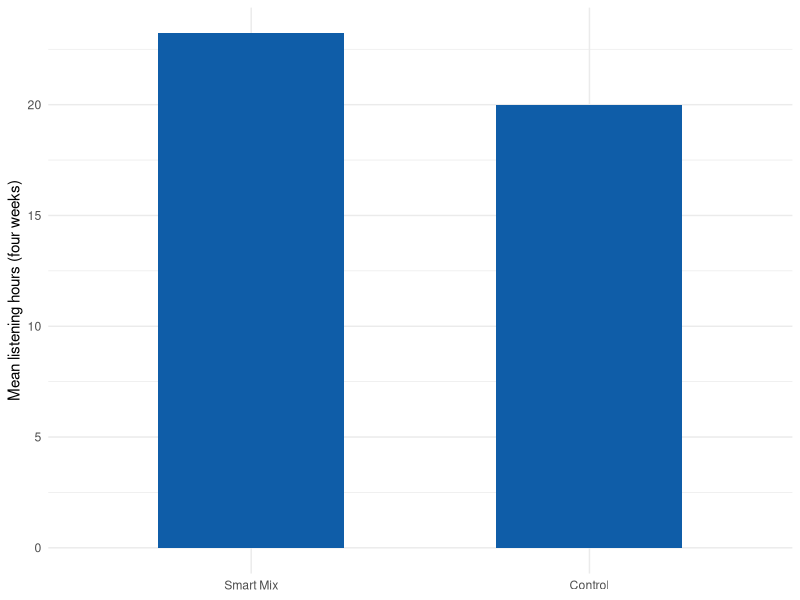
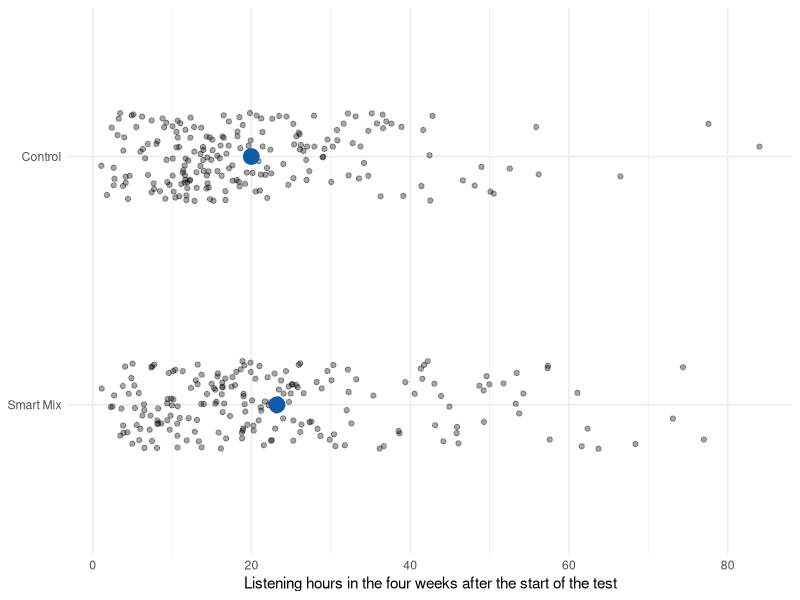
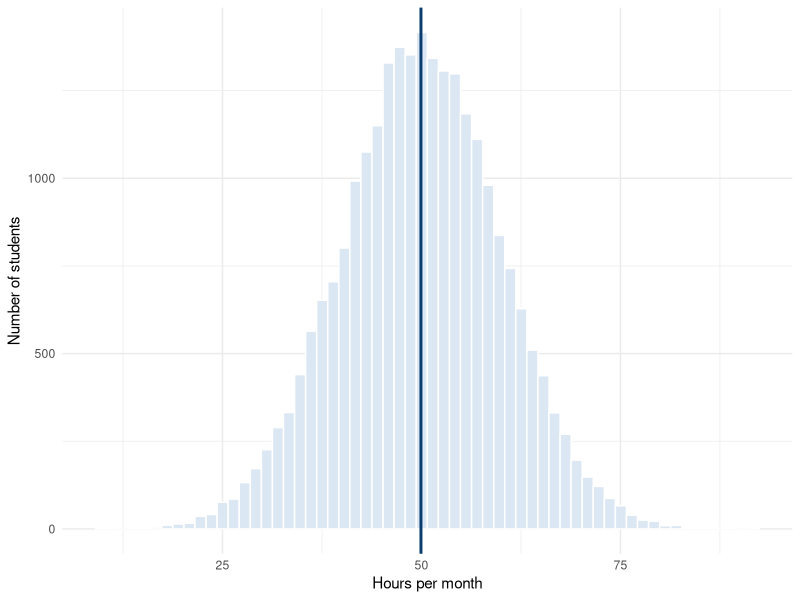
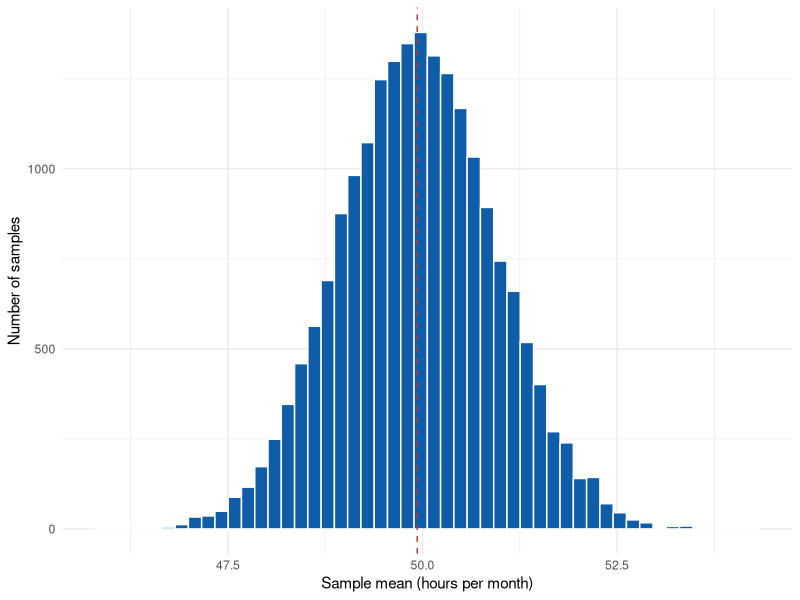
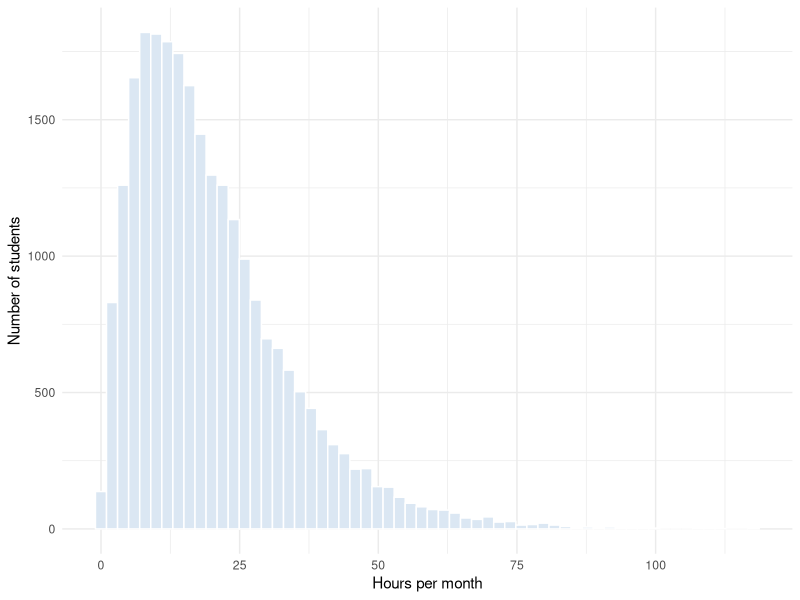
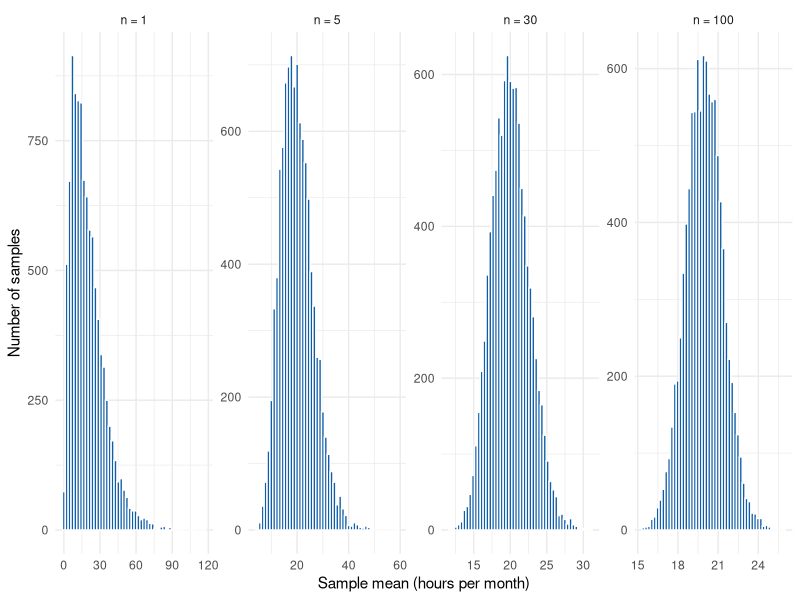
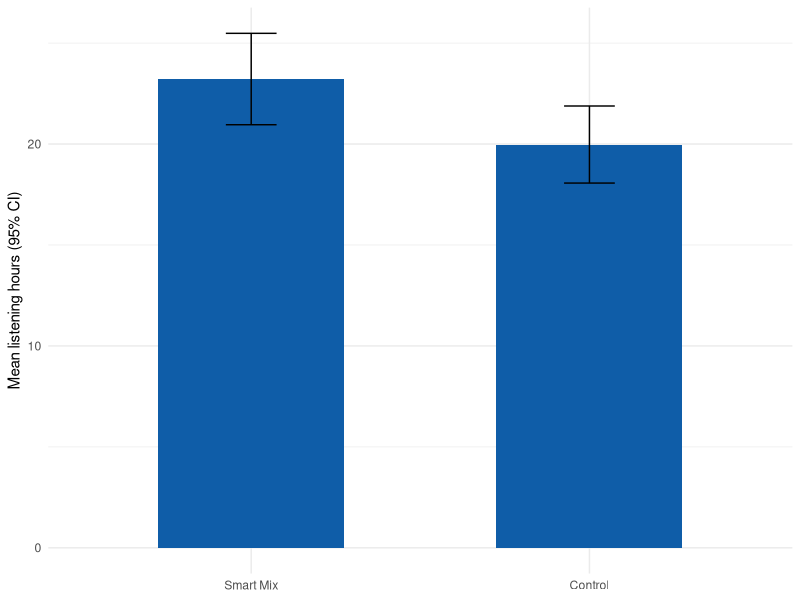

R code for these plots, in order:
# ======================================================================
# Marketing Analytics — Chapter 3: Uncertainty
# Companion code to Chapter 3 of the course book. The chapter explains
# every step in detail; this script collects the code in one place.
# ======================================================================

# ----------------------------------------------------------------------
# 0. Setup
# ----------------------------------------------------------------------

library(tidyverse)
options(scipen = 999)

# ======================================================================
# 3.1 Motivation: an A/B test at a streaming service
# ======================================================================

# Simulated A/B test: 400 randomly selected users, randomly split into
# two groups of 200. The treatment group sees the new "Smart Mix" feature.
# Outcome: listening hours in the four weeks after the start of the test.
set.seed(31)
ab_test <- tibble(
  group = factor(rep(c("Control", "Smart Mix"), each = 200), levels = c("Smart Mix", "Control")),
  hours = c(rgamma(200, shape = 2, scale = 10), rgamma(200, shape = 2, scale = 11.5))
)

# The dashboard view: two group means as bars (point estimates only)
ab_test |>
  group_by(group) |>
  summarise(mean_hours = mean(hours)) |>
  ggplot(aes(x = group, y = mean_hours)) +
  geom_col(width = 0.55, fill = "#0f5da8") +
  labs(x = NULL, y = "Mean listening hours (four weeks)") +
  theme_minimal()

# Group means, medians, and spread: Smart Mix users listened about 3 hours more
ab_test |>
  group_by(group) |>
  summarise(n = n(), mean_hours = mean(hours), median_hours = median(hours), sd_hours = sd(hours))

ggplot(ab_test, aes(x = group, y = hours)) +
  geom_jitter(width = 0.18, height = 0, alpha = 0.35) +
  stat_summary(fun = mean, geom = "point", color = "#0f5da8", size = 5) +
  coord_flip() +
  labs(x = NULL, y = "Listening hours in the four weeks after the start of the test") +
  theme_minimal()

# Real effect or noise? The t-test output is explained in Chapters 3 and 4
t.test(hours ~ group, data = ab_test)

# --- What would make the difference more convincing? -------------------
# Two thought experiments with EXACTLY the same group means.

# (1) A larger sample: 2,000 users per group, rescaled to the original means
ab_means <- ab_test |> group_by(group) |> summarise(m = mean(hours))
set.seed(32)
ab_large <- tibble(
  group = factor(rep(c("Control", "Smart Mix"), each = 2000), levels = c("Smart Mix", "Control")),
  hours = c(rgamma(2000, shape = 2, scale = 10), rgamma(2000, shape = 2, scale = 11.5))
) |>
  group_by(group) |>
  mutate(hours = hours * ab_means$m[match(group, ab_means$group)] / mean(hours)) |>
  ungroup()

ab_large |> group_by(group) |> summarise(n = n(), mean_hours = mean(hours), sd_hours = sd(hours))
t.test(hours ~ group, data = ab_large)      # same difference, larger t, smaller p, narrower CI

# (2) More similar users: the original 400 users, pulled halfway toward their group mean
ab_similar <- ab_test |>
  group_by(group) |>
  mutate(hours = mean(hours) + 0.5 * (hours - mean(hours))) |>
  ungroup()

ab_similar |> group_by(group) |> summarise(n = n(), mean_hours = mean(hours), sd_hours = sd(hours))
t.test(hours ~ group, data = ab_similar)    # same difference, same n, less spread -> less uncertainty

# Two ingredients of uncertainty: the number of observations and their spread.
# Section 3.4 puts them together: the standard error sigma / sqrt(n).


# ======================================================================
# 3.3 Sampling variation
# ======================================================================

# A simulated population: monthly listening time (hours) of all
# 25,000 WU students. Because we simulate it, we know the true values.
set.seed(321)
population <- rnorm(25000, mean = 50, sd = 10)

mean(population)   # population mean (mu)
sd(population)     # population standard deviation (sigma)

ggplot(tibble(hours = population), aes(hours)) +
  geom_histogram(bins = 60, fill = "#dbe7f3", color = "white") +
  geom_vline(xintercept = mean(population), color = "#0a3d6e", linewidth = 1) +
  labs(x = "Hours per month", y = "Number of students") +
  theme_minimal()

# One random sample of 100 students ...
set.seed(6789)
sample_1 <- sample(population, size = 100)
mean(sample_1)

# ... and another one: a different mean (sampling variation)
sample_2 <- sample(population, size = 100)
mean(sample_2)

# The sampling distribution: the means of many samples
set.seed(12345)
sample_means <- replicate(20000, mean(sample(population, size = 100)))

mean(sample_means)   # close to the population mean
sd(sample_means)     # the standard error

ggplot(tibble(mean = sample_means), aes(mean)) +
  geom_histogram(bins = 50, fill = "#0f5da8", color = "white") +
  geom_vline(xintercept = mean(population), color = "#b03a2e", linetype = "dashed") +
  labs(x = "Sample mean (hours per month)", y = "Number of samples") +
  theme_minimal()


# ======================================================================
# 3.4 The standard error
# ======================================================================

# Standard error from the formula: sigma / sqrt(n)
sd(population) / sqrt(100)

# The square-root law: 4x the sample size, half the standard error
tibble(n = c(25, 100, 400, 1600)) |>
  mutate(se = sd(population) / sqrt(n))

# In practice we do not know sigma -> estimate it with the sample SD
sd(sample_1) / sqrt(length(sample_1))


# ======================================================================
# 3.5 The central limit theorem
# ======================================================================

# A right-skewed population (most students listen a moderate amount,
# a few listen a lot)
set.seed(321)
population_skewed <- rgamma(25000, shape = 2, scale = 10)

ggplot(tibble(hours = population_skewed), aes(hours)) +
  geom_histogram(bins = 60, fill = "#dbe7f3", color = "white") +
  labs(x = "Hours per month", y = "Number of students") +
  theme_minimal()

# Sample means for different sample sizes: the larger n, the more
# normal (and the narrower) the distribution of the sample means
set.seed(12345)
clt <- map_dfr(c(1, 5, 30, 100), function(size) {
  tibble(n    = paste("n =", size),
         mean = replicate(10000, mean(sample(population_skewed, size = size))))
}) |>
  mutate(n = fct_inorder(n))

ggplot(clt, aes(mean)) +
  geom_histogram(bins = 50, fill = "#0f5da8", color = "white") +
  facet_wrap(~ n, nrow = 1, scales = "free") +
  labs(x = "Sample mean (hours per month)", y = "Number of samples") +
  theme_minimal()


# ======================================================================
# 3.6 Confidence intervals
# ======================================================================

# Critical values
qnorm(0.975)           # normal distribution: 1.96
qt(0.975, df = 99)     # t-distribution with n = 100: 1.98
qt(0.975, df = 9)      # t-distribution with n = 10: 2.26

# How often does a 95% confidence interval contain the true mean?
# (100 samples, 100 intervals)
set.seed(12345)
intervals <- map_dfr(1:100, function(i) {
  x  <- sample(population, size = 100)
  se <- sd(x) / sqrt(100)
  tibble(sample = i,
         lower  = mean(x) - qt(0.975, 99) * se,
         upper  = mean(x) + qt(0.975, 99) * se)
}) |>
  mutate(contains_mu = lower <= mean(population) & upper >= mean(population))

count(intervals, contains_mu)   # about 95 of 100


# ======================================================================
# 3.8 Uncertainty in R: working with one sample
# ======================================================================

# A random sample of 100 students from the (unknown) skewed population
set.seed(6789)
listening <- tibble(hours = sample(population_skewed, size = 100))

# --- Confidence interval for a mean, step by step -----------------------
n    <- nrow(listening)
xbar <- mean(listening$hours)
se   <- sd(listening$hours) / sqrt(n)     # standard error of the mean
crit <- qt(0.975, df = n - 1)             # critical value (95%)

c(mean = xbar, se = se, lower = xbar - crit * se, upper = xbar + crit * se)

# --- The same in one line --------------------------------------------------
t.test(listening$hours)$conf.int

# --- Back to the A/B test: confidence intervals per group ----------------
ab_test |>
  group_by(group) |>
  summarise(
    n     = n(),
    mean  = mean(hours),
    se    = sd(hours) / sqrt(n),
    lower = mean - qt(0.975, n - 1) * se,
    upper = mean + qt(0.975, n - 1) * se
  )

# The dashboard view again — now with 95% confidence intervals
ab_test |>
  group_by(group) |>
  summarise(n = n(), mean = mean(hours), se = sd(hours) / sqrt(n),
            lower = mean - qt(0.975, n - 1) * se, upper = mean + qt(0.975, n - 1) * se) |>
  ggplot(aes(x = group, y = mean)) +
  geom_col(width = 0.55, fill = "#0f5da8") +
  geom_errorbar(aes(ymin = lower, ymax = upper), width = 0.15) +
  labs(x = NULL, y = "Mean listening hours (95% CI)") +
  theme_minimal()

# The confidence interval for the DIFFERENCE between the groups
# (computed by t.test(); explained in Chapter 4)
t.test(hours ~ group, data = ab_test)$conf.int

# --- Confidence interval for a share ----------------------------------------
# Share of students who listen more than 30 hours per month
p_hat <- mean(listening$hours > 30)
se_p  <- sqrt(p_hat * (1 - p_hat) / n)
c(share = p_hat, lower = p_hat - 1.96 * se_p, upper = p_hat + 1.96 * se_p)

prop.test(x = sum(listening$hours > 30), n = n)$conf.int
# prop.test() uses the Wilson score interval (more reliable for small samples
# and shares near 0 or 1): slightly asymmetric and shifted toward 50%, hence
# the small difference to the hand calculation. Both tell the same story.

# --- The margin of error of a poll -----------------------------------------
# 1,000 respondents, share of about 50%
qnorm(0.975) * sqrt(0.5 * 0.5 / 1000)     # 0.031 = 3.1 percentage points
